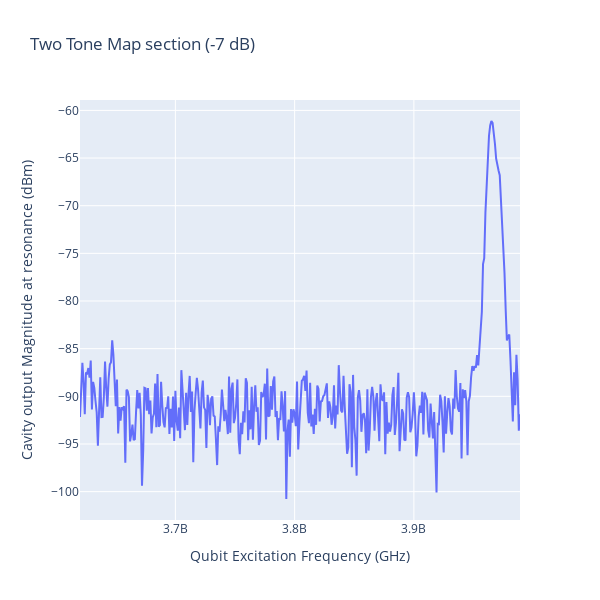

Notebook cell for this chart:
### Code cell
data = np.load("VNA_TWOTONE_MAP_Q4_TII_2024_11_19__18_59_06.npz")
#dados["header"]
amplitudes = data['Amp']
freqs = data['Freq']
mags = data['Mag']
phases = data['Phase']
ampind=np.where(amplitudes==-7)[0][0]
print(ampind)
px.line(x=freqs,y=mags[ampind], width=600, 
        height=600,
                title=f"Two Tone Map section ({amplitudes[ampind]} dB)",
        labels=dict(
            x="Qubit Excitation Frequency (GHz)",
            y="Cavity output Magnitude at resonance (dBm)"
        )
        )

### Figure 1 — Plotly figure (JSON) as saved in the notebook; plotly's stock layout.template omitted (floating-point values rounded to 4 significant figures; data arrays with more than 128 entries replaced by an {"elided": "..."} marker saying what was removed)
{"data": [{"hovertemplate": "Qubit Excitation Frequency (GHz)=%{x}<br>Cavity output Magnitude at resonance (dBm)=%{y}<extra></extra>", "legendgroup": "", "line": {"color": "#636efa", "dash": "solid"}, "marker": {"symbol": "circle"}, "mode": "lines", "name": "", "orientation": "v", "showlegend": false, "type": "scatter", "x": {"elided": "370 int values"}, "xaxis": "x", "y": {"elided": "370 float values"}, "yaxis": "y"}], "layout": {"height": 600, "legend": {"tracegroupgap": 0}, "title": {"text": "Two Tone Map section (-7 dB)"}, "width": 600, "xaxis": {"anchor": "y", "domain": [0, 1], "title": {"text": "Qubit Excitation Frequency (GHz)"}}, "yaxis": {"anchor": "x", "domain": [0, 1], "title": {"text": "Cavity output Magnitude at resonance (dBm)"}}}}
